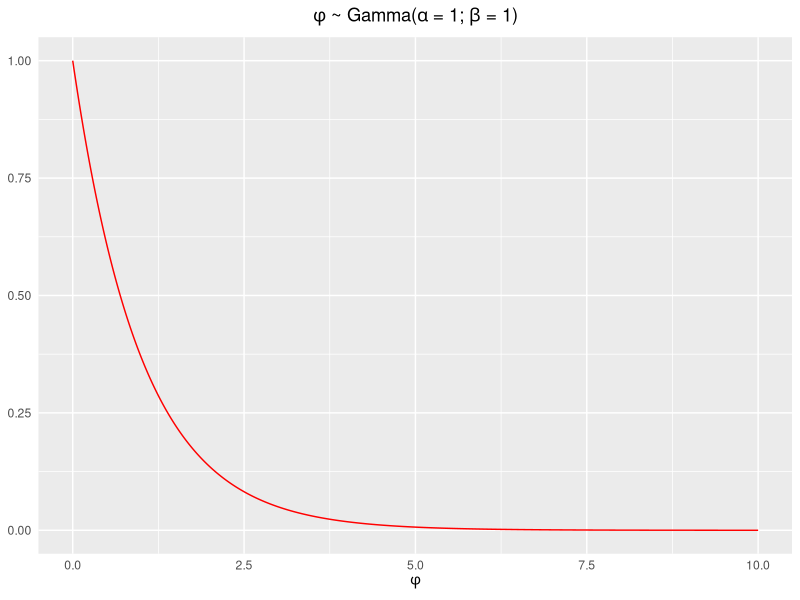
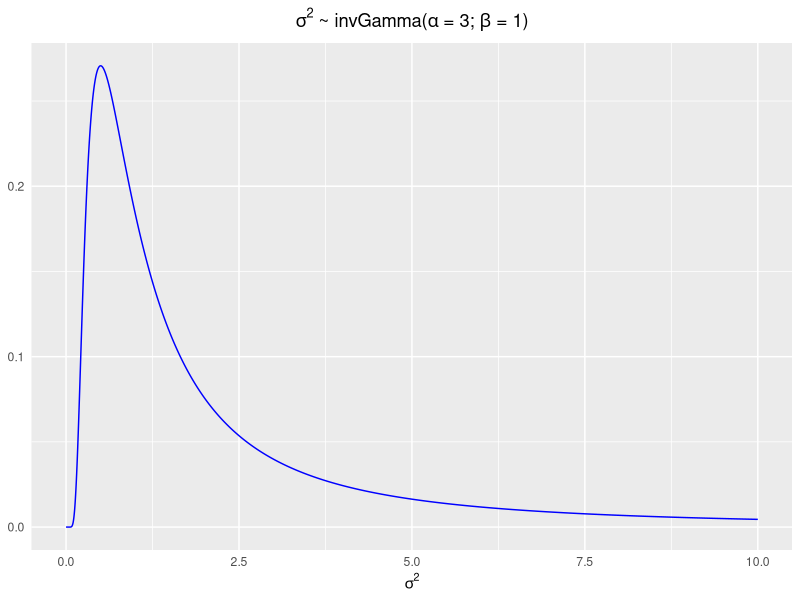
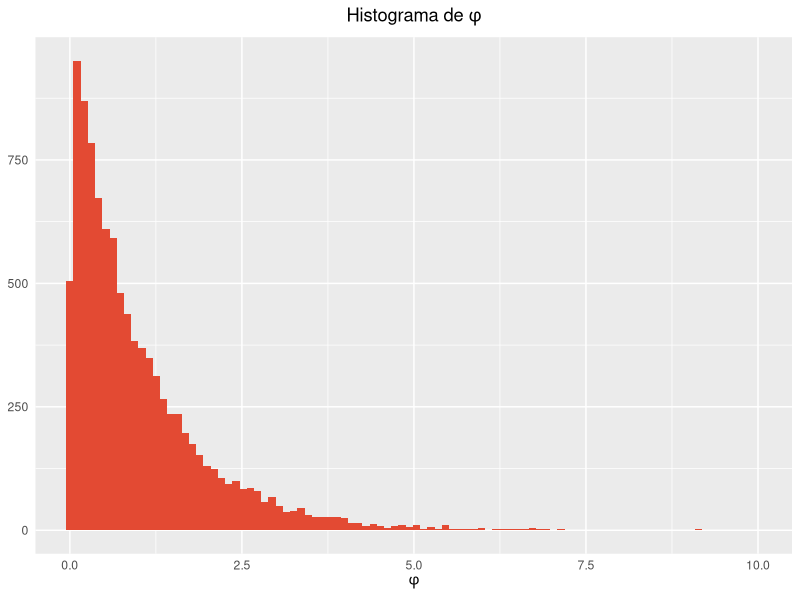
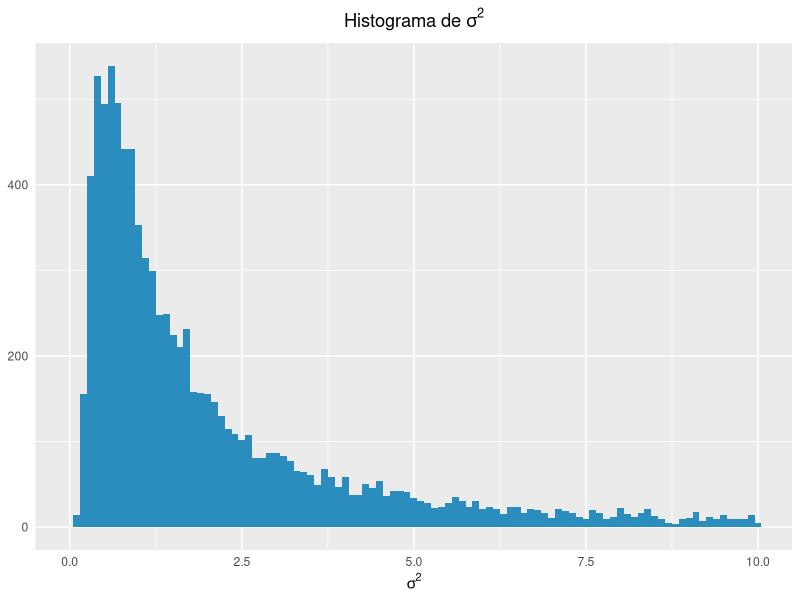
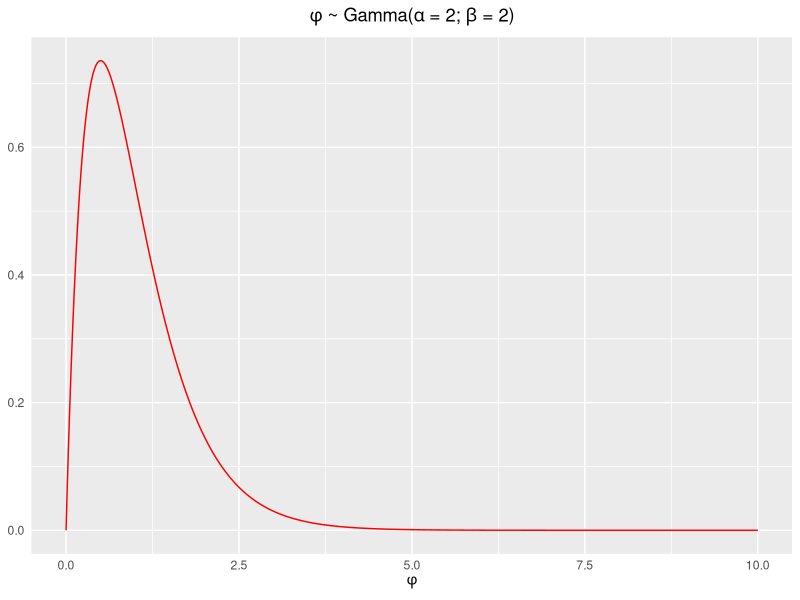
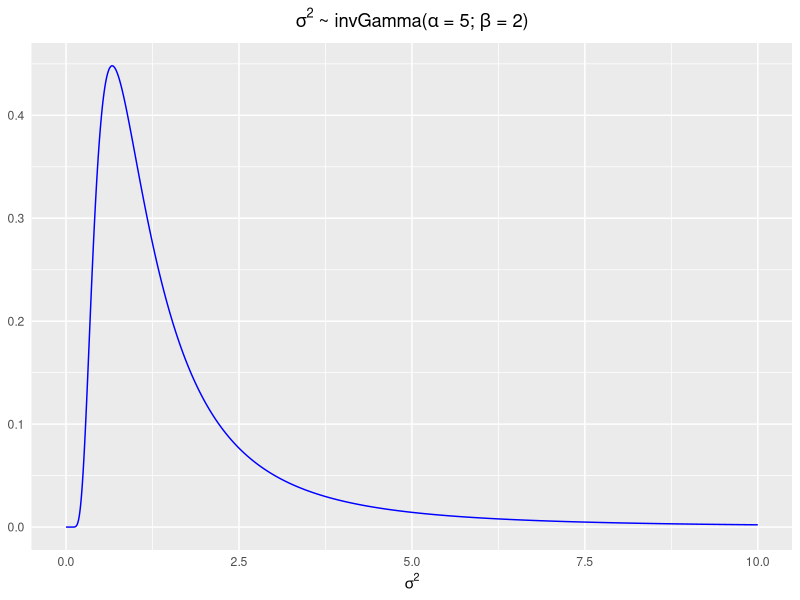
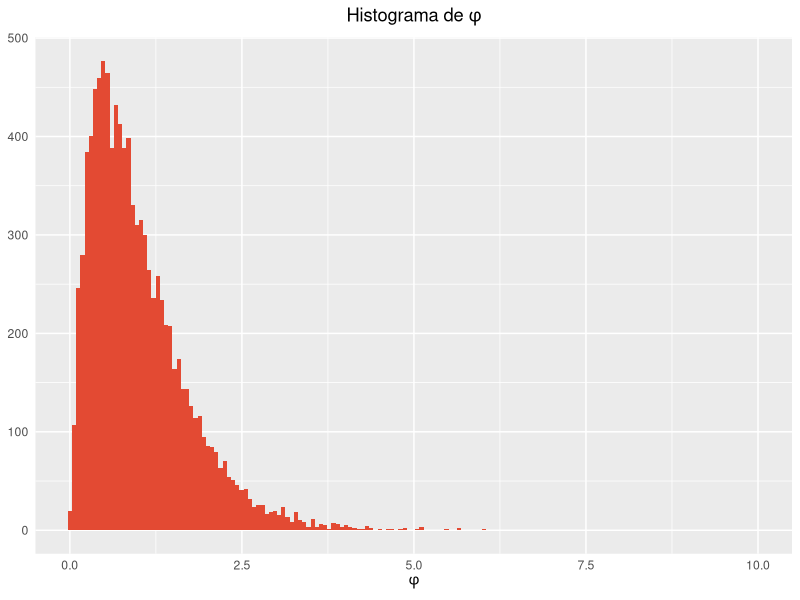
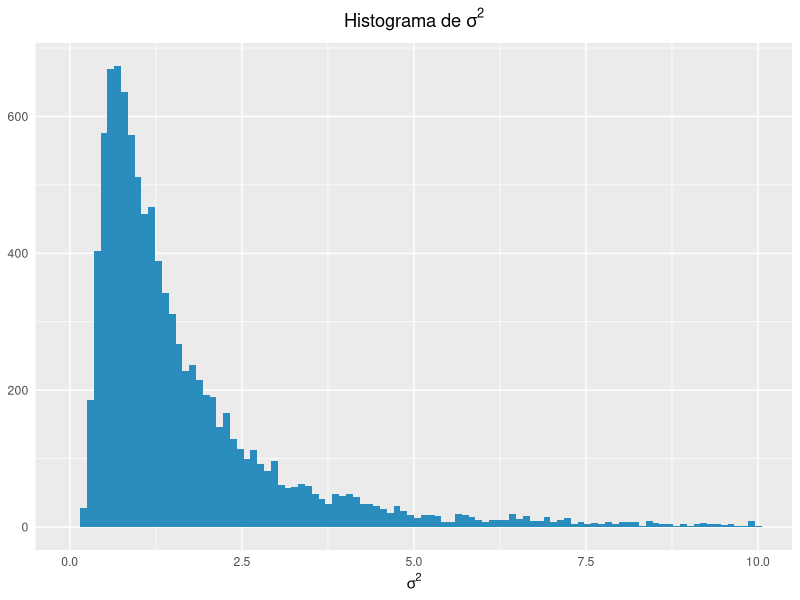

Source code (R) for these figures, in order:
## ---- chunk 1
knitr::opts_chunk$set(echo=TRUE)
library(tidyverse)
library(ggthemes)
## ---- chunk 2
alpha <- beta <- 1
x <- seq(0, 10, 0.001)
phi <- dgamma(x, shape=alpha, scale=1/beta)
sigma2 <- dgamma(1/x, shape=alpha+2, scale=1/beta)
## ---- chunk 3
midata <- data.frame(x, phi, sigma2)
ggplot(midata) + 
      geom_line(aes(x=x, y=phi), color="red") +
      scale_x_continuous(quote(phi)) +
      labs(title=expression(paste(phi, " ~ Gamma(", alpha, " = 1; ", beta, " = 1)")) ) +
      theme(legend.position="none",
            plot.title=element_text(hjust=0.5),
            axis.title.x=element_text(face="bold"), 
            axis.ticks=element_blank(),
            axis.title.y=element_blank())

ggplot(midata) + 
      geom_line(aes(x=x, y=sigma2), color="blue") +
      scale_x_continuous(quote(sigma^2)) +
      labs(title=expression(paste(sigma^2, " ~ invGamma(", alpha, " = 3; ", beta, " = 1)")) ) +
      theme(legend.position="none",
            plot.title=element_text(hjust=0.5),
            axis.title.x=element_text(face="bold"), 
            axis.ticks=element_blank(),
            axis.title.y=element_blank())
## ---- chunk 4
set.seed(123456789)
phi <- rgamma(10000, shape=alpha, scale=1/beta)
sigma2 <- 1/phi
## ---- chunk 5
midata <- data.frame(cbind(phi, sigma2))
ggplot(midata) + 
      geom_histogram(aes(phi), fill="#e34a33", bins=100) +
      scale_x_continuous(quote(phi)) +
      coord_cartesian(xlim=c(0,10)) + 
      labs(title=expression(paste("Histograma de ", phi))) +
      theme(axis.title.y=element_blank(),
            plot.title=element_text(hjust=0.5),
            axis.title.x=element_text(face="bold"),
            axis.ticks=element_blank())

ggplot(filter(midata, sigma2 < 10)) + 
      geom_histogram(aes(sigma2), fill="#2b8cbe", bins=100) +
      scale_x_continuous(quote(sigma^2)) +
      coord_cartesian(xlim=c(0,10)) + 
      labs(title=expression(paste("Histograma de ", sigma^2))) +
      theme(axis.title.y=element_blank(),
            plot.title=element_text(hjust=0.5),
            axis.title.x=element_text(face="bold"), 
            axis.ticks=element_blank())
## ---- chunk 6
alpha <- beta <- 2
x <- seq(0, 10, 0.001)
phi <- dgamma(x, shape=alpha, scale=1/beta)
sigma2 <- dgamma(1/x, shape=alpha+2, scale=1/beta)
## ---- chunk 7
midata <- data.frame(x, phi, sigma2)
ggplot(midata) + 
      geom_line(aes(x=x, y=phi), color="red") +
      scale_x_continuous(quote(phi)) +
      labs(title=expression(paste(phi, " ~ Gamma(", alpha, " = 2; ", beta, " = 2)")) ) +
      theme(legend.position="none",
            plot.title=element_text(hjust=0.5),
            axis.title.x=element_text(face="bold"), 
            axis.ticks=element_blank(),
            axis.title.y=element_blank())

ggplot(midata) + 
      geom_line(aes(x=x, y=sigma2), color="blue") +
      scale_x_continuous(quote(sigma^2)) +
      labs(title=expression(paste(sigma^2, " ~ invGamma(", alpha, " = 5; ", beta, " = 2)")) ) +
      theme(legend.position="none",
            plot.title=element_text(hjust=0.5),
            axis.title.x=element_text(face="bold"), 
            axis.ticks=element_blank(),
            axis.title.y=element_blank())
## ---- chunk 8
set.seed(123456789)
phi <- rgamma(10000, shape=alpha, scale=1/beta)
sigma2 <- 1/phi
## ---- chunk 9
midata <- data.frame(cbind(phi, sigma2))
ggplot(midata) + 
      geom_histogram(aes(phi), fill="#e34a33", bins=100) +
      scale_x_continuous(quote(phi)) +
      coord_cartesian(xlim=c(0,10)) + 
      labs(title=expression(paste("Histograma de ", phi))) +
      theme(axis.title.y=element_blank(),
            plot.title=element_text(hjust=0.5),
            axis.title.x=element_text(face="bold"),
            axis.ticks=element_blank())

ggplot(filter(midata, sigma2 < 10)) + 
      geom_histogram(aes(sigma2), fill="#2b8cbe", bins=100) +
      scale_x_continuous(quote(sigma^2)) +
      coord_cartesian(xlim=c(0,10)) + 
      labs(title=expression(paste("Histograma de ", sigma^2))) +
      theme(axis.title.y=element_blank(),
            plot.title=element_text(hjust=0.5),
            axis.title.x=element_text(face="bold"), 
            axis.ticks=element_blank())
## ---- chunk 10
alpha <- beta <- 1/2
x <- seq(0, 10, 0.001)
phi <- dgamma(x, shape=alpha, scale=1/beta)
sigma2 <- dgamma(1/x, shape=alpha+2, scale=1/beta)
## ---- chunk 11
midata <- data.frame(x, phi, sigma2)
ggplot(midata) + 
      geom_line(aes(x=x, y=phi), color="red") +
      scale_x_continuous(quote(phi)) +
      labs(title=expression(paste(phi, " ~ Gamma(", alpha, " = 1/2; ", beta, " = 1/2)")) ) +
      theme(legend.position="none",
            plot.title=element_text(hjust=0.5),
            axis.title.x=element_text(face="bold"), 
            axis.ticks=element_blank(),
            axis.title.y=element_blank())

ggplot(midata) + 
      geom_line(aes(x=x, y=sigma2), color="blue") +
      scale_x_continuous(quote(sigma^2)) +
      labs(title=expression(paste(sigma^2, " ~ invGamma(", alpha, " = 5/2; ", beta, " = 1/2)")) ) +
      theme(legend.position="none",
            plot.title=element_text(hjust=0.5),
            axis.title.x=element_text(face="bold"), 
            axis.ticks=element_blank(),
            axis.title.y=element_blank())
## ---- chunk 12
set.seed(123456789)
phi <- rgamma(10000, shape=alpha, scale=1/beta)
sigma2 <- 1/phi
## ---- chunk 13
midata <- data.frame(cbind(phi, sigma2))
ggplot(midata) + 
      geom_histogram(aes(phi), fill="#e34a33", bins=100) +
      scale_x_continuous(quote(phi)) +
      coord_cartesian(xlim=c(0,10)) + 
      labs(title=expression(paste("Histograma de ", phi))) +
      theme(axis.title.y=element_blank(),
            plot.title=element_text(hjust=0.5),
            axis.title.x=element_text(face="bold"),
            axis.ticks=element_blank())

ggplot(filter(midata, sigma2 < 10)) + 
      geom_histogram(aes(sigma2), fill="#2b8cbe", bins=100) +
      scale_x_continuous(quote(sigma^2)) +
      coord_cartesian(xlim=c(0,10)) + 
      labs(title=expression(paste("Histograma de ", sigma^2))) +
      theme(axis.title.y=element_blank(),
            plot.title=element_text(hjust=0.5),
            axis.title.x=element_text(face="bold"), 
            axis.ticks=element_blank())
## ---- chunk 14
y <- c(4,4,5,8,3)
n <- length(y)
a <- b <- 1
x <- seq(0, 10, by=0.001)
previa <- dexp(x, rate=b)
posterior <-dgamma(x, shape=(sum(y)+a), scale=1/(n+b))
## ---- chunk 15
midata <- data.frame(x, previa, posterior)
ggplot(midata) + 
      geom_line(aes(x=x, y=previa), color="red") +
      scale_x_continuous(quote(lambda)) +
      labs(title=expression(paste(lambda, " ~ Exp(", 1, ")"))) +
      theme(legend.position="none",
            plot.title=element_text(hjust=0.5),
            axis.title.x=element_text(face="bold"), 
            axis.ticks=element_blank(),
            axis.title.y=element_blank())

ggplot(midata) + 
      geom_line(aes(x=x, y=posterior), color="blue") +
      scale_x_continuous(quote(lambda)) +
      labs(title=expression(paste(lambda, " ~ Gamma(", alpha, " = 25; ", beta, " = 6)"))) +
      theme(legend.position="none",
            plot.title=element_text(hjust=0.5),
            axis.title.x=element_text(face="bold"), 
            axis.ticks=element_blank(),
            axis.title.y=element_blank())
## ---- chunk 16
y <- c(4,4,5,8,3)
n <- length(y)
a <- b <- 1
x <- seq(0, 100, by=1)
previa <- dnbinom(x, size=a, prob=b/(b+1))
posterior <- dnbinom(x, size=sum(y)+a, prob=(n+b)/(n+b+1))
## ---- chunk 17
miprevia <- data.frame(x, valor=previa, disti=rep("Previa", length(x)))
miposterior <- data.frame(x, valor=posterior, disti=rep("Posterior", length(x)))
midata <- data.frame(rbind(miprevia, miposterior))
ggplot(midata) + 
      geom_col(aes(x=x, y=valor, fill=disti), position="dodge") + 
      coord_cartesian(xlim=c(0,20)) + 
      labs(title="Cuantías",
           x=quote(tilde(y))) + 
      guides(fill=guide_legend(element_blank())) + 
      theme_stata() + 
      theme(plot.title=element_text(hjust=0.5),
            axis.title.y=element_blank(),
            axis.ticks=element_blank(),
            axis.title.x=element_text(face="bold"),
            legend.position=c(.9,.8))
